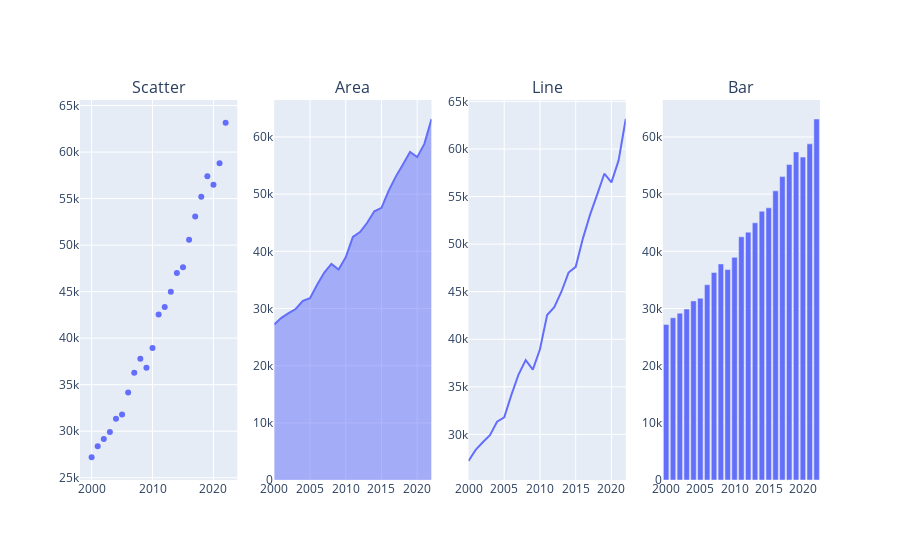

Notebook code cell kept with this figure:
### Markdown cell above
Here we arrange the figures in a 1x4 grid using the `make_subplots` function, to compare them side by side:

### Code cell
from plotly.subplots import make_subplots
fig = make_subplots(rows=1, cols=4, subplot_titles=['Scatter', 'Area', 'Line','Bar'])
fig.add_trace(fig1.data[0], row=1, col=1)
fig.add_trace(fig2.data[0], row=1, col=2)
fig.add_trace(fig3.data[0], row=1, col=3)
fig.add_trace(fig4.data[0], row=1, col=4)
fig.show()

### Figure 1 — Plotly figure (JSON) as saved in the notebook; plotly's stock layout.template omitted (floating-point values rounded to 4 significant figures)
{"data": [{"hovertemplate": "year=%{x}<br>gdp_capita=%{y}<extra></extra>", "legendgroup": "", "marker": {"color": "#636efa", "symbol": "circle"}, "mode": "markers", "name": "", "orientation": "v", "showlegend": false, "type": "scatter", "x": [2000, 2001, 2002, 2003, 2004, 2005, 2006, 2007, 2008, 2009, 2010, 2011, 2012, 2013, 2014, 2015, 2016, 2017, 2018, 2019, 2020, 2021, 2022], "xaxis": "x", "y": [27200.0, 28370.0, 29180.0, 29910.0, 31330.0, 31790.0, 34160.0, 36290.0, 37800.0, 36820.0, 38950.0, 42540.0, 43360.0, 44990.0, 47010.0, 47610.0, 50580.0, 53070.0, 55200.0, 57400.0, 56480.0, 58800.0, 63150.0], "yaxis": "y"}, {"fillpattern": {"shape": ""}, "hovertemplate": "year=%{x}<br>gdp_capita=%{y}<extra></extra>", "legendgroup": "", "line": {"color": "#636efa"}, "marker": {"symbol": "circle"}, "mode": "lines", "name": "", "orientation": "v", "showlegend": false, "stackgroup": "1", "type": "scatter", "x": [2000, 2001, 2002, 2003, 2004, 2005, 2006, 2007, 2008, 2009, 2010, 2011, 2012, 2013, 2014, 2015, 2016, 2017, 2018, 2019, 2020, 2021, 2022], "xaxis": "x2", "y": [27200.0, 28370.0, 29180.0, 29910.0, 31330.0, 31790.0, 34160.0, 36290.0, 37800.0, 36820.0, 38950.0, 42540.0, 43360.0, 44990.0, 47010.0, 47610.0, 50580.0, 53070.0, 55200.0, 57400.0, 56480.0, 58800.0, 63150.0], "yaxis": "y2"}, {"hovertemplate": "year=%{x}<br>gdp_capita=%{y}<extra></extra>", "legendgroup": "", "line": {"color": "#636efa", "dash": "solid"}, "marker": {"symbol": "circle"}, "mode": "lines", "name": "", "orientation": "v", "showlegend": false, "type": "scatter", "x": [2000, 2001, 2002, 2003, 2004, 2005, 2006, 2007, 2008, 2009, 2010, 2011, 2012, 2013, 2014, 2015, 2016, 2017, 2018, 2019, 2020, 2021, 2022], "xaxis": "x3", "y": [27200.0, 28370.0, 29180.0, 29910.0, 31330.0, 31790.0, 34160.0, 36290.0, 37800.0, 36820.0, 38950.0, 42540.0, 43360.0, 44990.0, 47010.0, 47610.0, 50580.0, 53070.0, 55200.0, 57400.0, 56480.0, 58800.0, 63150.0], "yaxis": "y3"}, {"alignmentgroup": "True", "hovertemplate": "year=%{x}<br>gdp_capita=%{y}<extra></extra>", "legendgroup": "", "marker": {"color": "#636efa", "pattern": {"shape": ""}}, "name": "", "offsetgroup": "", "orientation": "v", "showlegend": false, "textposition": "auto", "type": "bar", "x": [2000, 2001, 2002, 2003, 2004, 2005, 2006, 2007, 2008, 2009, 2010, 2011, 2012, 2013, 2014, 2015, 2016, 2017, 2018, 2019, 2020, 2021, 2022], "xaxis": "x4", "y": [27200.0, 28370.0, 29180.0, 29910.0, 31330.0, 31790.0, 34160.0, 36290.0, 37800.0, 36820.0, 38950.0, 42540.0, 43360.0, 44990.0, 47010.0, 47610.0, 50580.0, 53070.0, 55200.0, 57400.0, 56480.0, 58800.0, 63150.0], "yaxis": "y4"}], "layout": {"annotations": [{"font": {"size": 16}, "showarrow": false, "text": "Scatter", "x": 0.1062, "xanchor": "center", "xref": "paper", "y": 1, "yanchor": "bottom", "yref": "paper"}, {"font": {"size": 16}, "showarrow": false, "text": "Area", "x": 0.3688, "xanchor": "center", "xref": "paper", "y": 1, "yanchor": "bottom", "yref": "paper"}, {"font": {"size": 16}, "showarrow": false, "text": "Line", "x": 0.6313, "xanchor": "center", "xref": "paper", "y": 1, "yanchor": "bottom", "yref": "paper"}, {"font": {"size": 16}, "showarrow": false, "text": "Bar", "x": 0.8938, "xanchor": "center", "xref": "paper", "y": 1, "yanchor": "bottom", "yref": "paper"}], "xaxis": {"anchor": "y", "domain": [0, 0.2125]}, "xaxis2": {"anchor": "y2", "domain": [0.2625, 0.475]}, "xaxis3": {"anchor": "y3", "domain": [0.525, 0.7375]}, "xaxis4": {"anchor": "y4", "domain": [0.7875, 1]}, "yaxis": {"anchor": "x", "domain": [0, 1]}, "yaxis2": {"anchor": "x2", "domain": [0, 1]}, "yaxis3": {"anchor": "x3", "domain": [0, 1]}, "yaxis4": {"anchor": "x4", "domain": [0, 1]}}}
